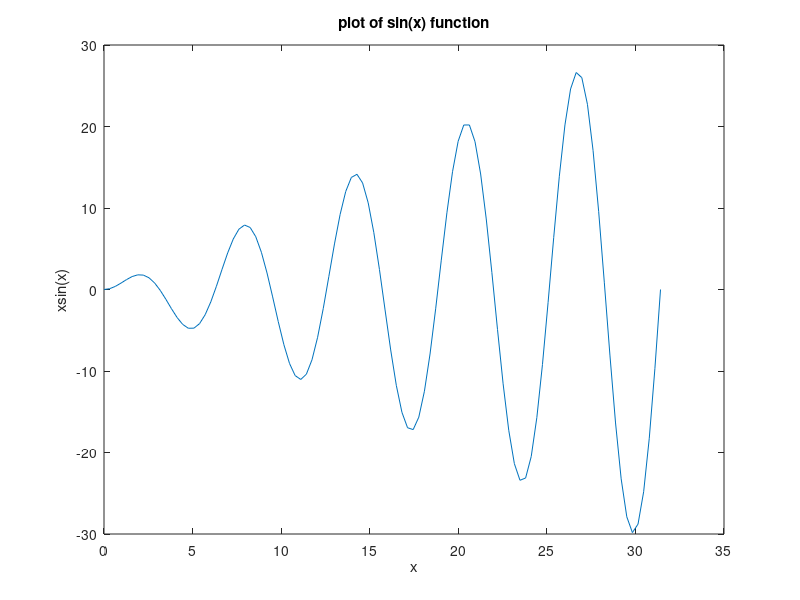

Reproduce this figure in MATLAB.
%14. F(t)=tsin(t), 0<_t<_10pi
clc
clear all
x=linspace(0,10*pi,100);
y=x.*sin(x);
plot(x,y)
xlabel('x')
ylabel('xsin(x)')
title('plot of sin(x) function')
